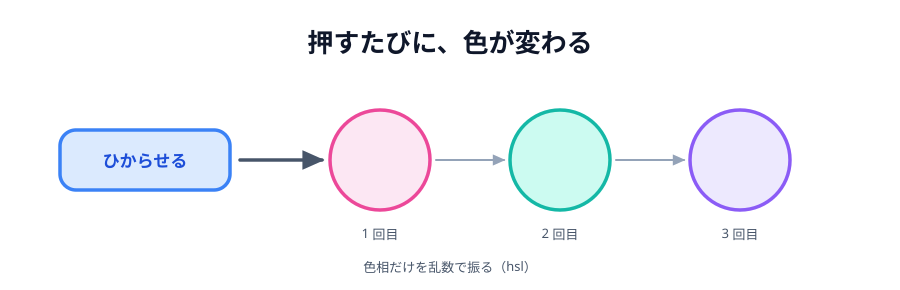

The script that saved this image:
# 00-thumbnail.svg
# スキーマ: ITERATION（同じ操作を繰り返すたびに状態が移る）

import sys
sys.path.insert(0, "/Users/seekseep/.claude/skills/genfig")
from genfig import Canvas, PALETTE

c = Canvas(900, 290)
c.text(450, 52, "押すたびに、色が変わる", scale="xl")

c.sticky(60, 130, 170, 60, color="blue")
c.text(145, 167, "ひからせる", scale="md", fill=PALETTE["blue"]["text"])
c.ellipse(380, 160, 50, 50, color="pink")
c.text(380, 238, "1 回目", scale="sm")
c.ellipse(560, 160, 50, 50, color="teal")
c.text(560, 238, "2 回目", scale="sm")
c.ellipse(740, 160, 50, 50, color="purple")
c.text(740, 238, "3 回目", scale="sm")
c.connector(240, 160, 322, 160)
c.connector(436, 160, 504, 160, primary=False)
c.connector(616, 160, 684, 160, primary=False)

c.text(450, 272, "色相だけを乱数で振る（hsl）", scale="sm")

c.save("00-thumbnail.svg")
